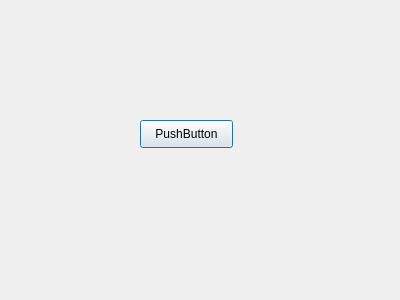
<?xml version="1.0" encoding="UTF-8"?>
<ui version="4.0">
 <class>OknoEdytoraSmartfona</class>
 <widget class="QDialog" name="OknoEdytoraSmartfona">
  <property name="geometry">
   <rect>
    <x>0</x>
    <y>0</y>
    <width>400</width>
    <height>300</height>
   </rect>
  </property>
  <property name="windowTitle">
   <string>OknoEdytoraSmartfona</string>
  </property>
  <widget class="QPushButton" name="pushButton">
   <property name="geometry">
    <rect>
     <x>140</x>
     <y>120</y>
     <width>93</width>
     <height>28</height>
    </rect>
   </property>
   <property name="text">
    <string>PushButton</string>
   </property>
  </widget>
 </widget>
 <layoutdefault spacing="6" margin="11"/>
 <resources/>
 <connections/>
</ui>
